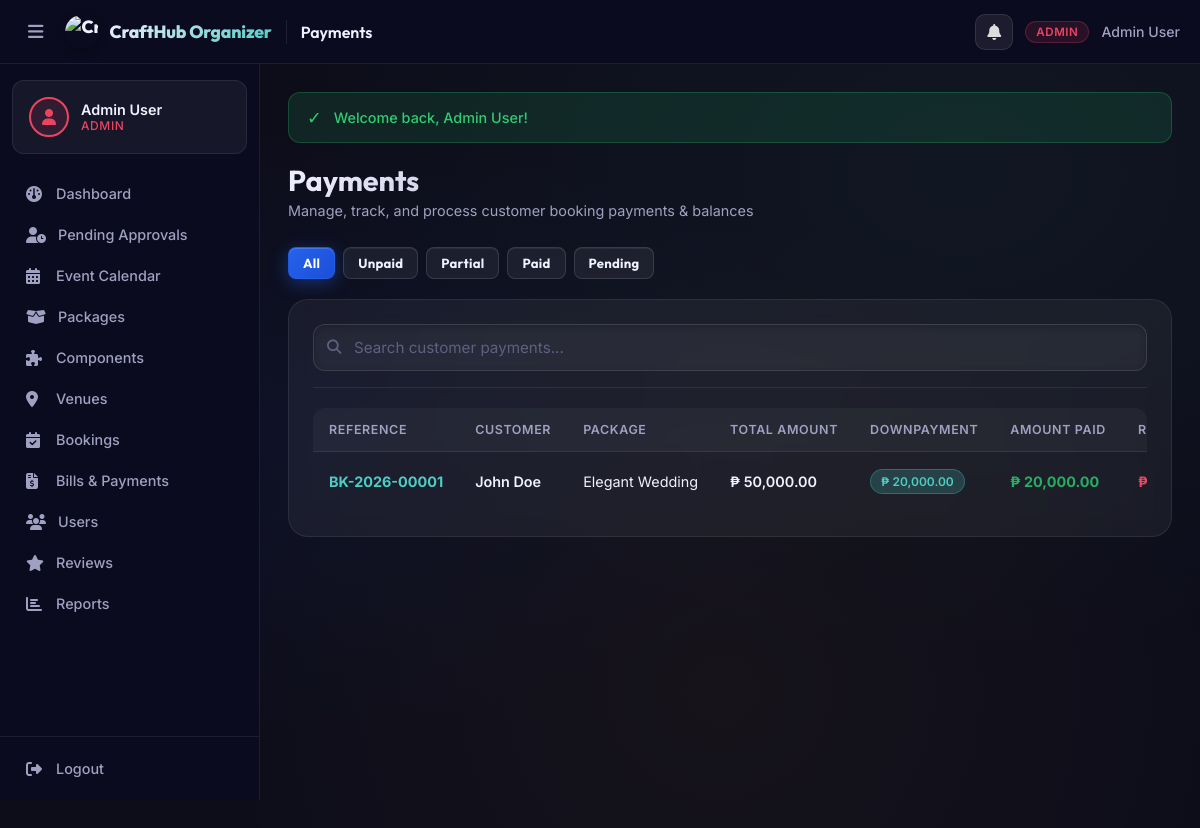
The page /staff/payments.php?filter=all (signed in) on the database its author committed.
### tables this page shows
CREATE TABLE IF NOT EXISTS bookings (
    booking_id INT AUTO_INCREMENT PRIMARY KEY,
    booking_reference VARCHAR(20) UNIQUE,
    customer_id INT NOT NULL,
    package_id INT NOT NULL,
    venue_id INT NULL,
    event_date DATE NOT NULL,
    payment_due_date DATE NULL,
    event_time TIME DEFAULT '09:00:00',
    event_type ENUM('Wedding','Birthday','Debut','Christening') NOT NULL DEFAULT 'Wedding',
    payment_plan ENUM('full','downpayment') NOT NULL DEFAULT 'full',
    guest_count SMALLINT UNSIGNED DEFAULT 1,                
    original_amount DECIMAL(10,2) NULL,
    discount_percent DECIMAL(5,2) NOT NULL DEFAULT 0.00,
    discount_amount DECIMAL(10,2) NOT NULL DEFAULT 0.00,
    downpayment_percent DECIMAL(5,2) NOT NULL DEFAULT 50.00,
    required_downpayment DECIMAL(10,2) NOT NULL DEFAULT 0.00,
    downpayment_amount DECIMAL(12,2) NOT NULL DEFAULT 0.00,
    total_amount DECIMAL(10,2) NOT NULL DEFAULT 0.00,
    amount_paid DECIMAL(10,2) NOT NULL DEFAULT 0.00,
    status ENUM('Pending','Confirmed','Paid','Completed','Cancelled') DEFAULT 'Pending',
    approved_at TIMESTAMP NULL DEFAULT NULL,
    approved_by INT NULL,
    notes TEXT,
    cancellation_reason TEXT NULL,
    created_at TIMESTAMP DEFAULT CURRENT_TIMESTAMP,
    FOREIGN KEY (customer_id) REFERENCES users(user_id) ON DELETE CASCADE,
    FOREIGN KEY (package_id) REFERENCES packages(package_id) ON DELETE CASCADE,
    FOREIGN KEY (venue_id) REFERENCES venues(venue_id) ON DELETE SET NULL,
    FOREIGN KEY (approved_by) REFERENCES users(user_id) ON DELETE SET NULL
);

CREATE TABLE IF NOT EXISTS users (
    user_id INT AUTO_INCREMENT PRIMARY KEY,
    first_name VARCHAR(20) NULL,
    middle_name VARCHAR(15) NULL,
    last_name VARCHAR(20) NULL,
    surname VARCHAR(20) NULL,
    name VARCHAR(65) NOT NULL,
    email VARCHAR(100) UNIQUE NOT NULL,
    password VARCHAR(255) NOT NULL,
    contact_no VARCHAR(11) NULL COMMENT '11-digit mobile number (09XXXXXXXXX)',
    gender VARCHAR(20) NULL,
    address TEXT,
    id_code VARCHAR(20) UNIQUE NULL,
    temp_password VARCHAR(255) NULL,
    login_email VARCHAR(191) NULL,
    business_name VARCHAR(100) NULL,
    event_type_interest VARCHAR(50) NULL,
    guest_count_est SMALLINT UNSIGNED NULL,
    profile_notes TEXT NULL,
    rejection_reason TEXT NULL,
    ip_address VARCHAR(45) NULL,                            
    role ENUM('customer','staff','cashier','admin') DEFAULT 'customer',
    security_question VARCHAR(255),
    security_answer_hash VARCHAR(255),
    status ENUM('active','inactive','pending_approval','rejected') DEFAULT 'active',
    created_at TIMESTAMP DEFAULT CURRENT_TIMESTAMP
);

CREATE TABLE IF NOT EXISTS packages (
    package_id INT AUTO_INCREMENT PRIMARY KEY,
    package_name VARCHAR(80) NOT NULL,
    event_type ENUM('Wedding','Birthday','Debut','Christening') NOT NULL,
    base_price DECIMAL(10,2) NOT NULL,
    full_payment_discount_percent DECIMAL(5,2) NOT NULL DEFAULT 10.00,
    downpayment_discount_percent DECIMAL(5,2) NOT NULL DEFAULT 5.00,
    downpayment_percent DECIMAL(5,2) NOT NULL DEFAULT 50.00,
    max_slots TINYINT UNSIGNED NOT NULL DEFAULT 5,          
    description TEXT,
    image_url VARCHAR(500) NULL,
    status ENUM('active','inactive') DEFAULT 'active'
);

### staff/payments.php (the view, shortened to what this page needs)
<?php
require_once __DIR__ . '/../includes/header.php';
$db     = getDB();
$filter = sanitize($_GET['filter'] ?? 'unpaid');
$allowed = ['all','unpaid','partial','paid','pending'];
$sql = "SELECT b.*, b.booking_id AS id, u.name AS customer_name, u.email AS customer_email, u.contact_no AS customer_phone,
               p.package_name AS package_name, v.venue_name AS venue_name,
               (SELECT COALESCE(SUM(amount_paid),0) FROM payments WHERE booking_id = b.booking_id) AS calc_paid,
               (SELECT COALESCE(SUM(amount_paid),0) FROM payments WHERE booking_id = b.booking_id AND payment_type = 'downpayment') AS downpayment_paid,
               (SELECT MAX(payment_id) FROM payments WHERE booking_id = b.booking_id) AS latest_payment_id
        FROM bookings b
        JOIN users u ON b.customer_id = u.user_id
        JOIN packages p ON b.package_id = p.package_id
        LEFT JOIN venues v ON b.venue_id = v.venue_id
        WHERE b.status != 'Cancelled'";
$params = [];
$sql .= " ORDER BY b.created_at DESC";
$stmt = $db->prepare($sql);
$stmt->execute($params);
$bookings = $stmt->fetchAll();
?>
<?php require_once __DIR__ . '/../includes/navbar.php'; ?>
<div class="page-header">
    <div>
        <h1>Payments</h1>
        <p>Manage, track, and process customer booking payments &amp; balances</p>
    </div>
</div>
<div style="display:flex;gap:8px;margin-bottom:20px;flex-wrap:wrap;">
    <?php foreach ($allowed as $f): ?>
        <a href="?filter=<?= $f ?>" class="btn btn-sm <?= $filter === $f ? 'btn-primary' : 'btn-secondary' ?>">
            <?= ucfirst($f) ?>
        </a>
    <?php endforeach; ?>
</div>
<div class="card">
    <div class="card-header">
        <div class="search-bar" style="margin:0;flex:1;">
            <div class="search-input-wrapper">
                <i class="fa-solid fa-search"></i>
                <input type="text" class="form-control" placeholder="Search customer payments..." data-search-table="paymentsTable">
            </div>
        </div>
    </div>
    <?php if (empty($bookings)): ?>
        <div class="empty-state">
            <i class="fa-solid fa-money-bill-wave"></i>
            <h3>No Bookings Found</h3>
            <p>No bookings match the selected filter.</p>
        </div>
    <?php else: ?>
        <div class="table-wrapper">
            <table class="table" id="paymentsTable">
                <thead>
                    <tr>
                        <th>Reference</th>
                        <th>Customer</th>
                        <th>Package</th>
                        <th>Total Amount</th>
                        <th>Downpayment</th>
                        <th>Amount Paid</th>
                        <th>Remaining Balance</th>
                    </tr>
                </thead>
                <tbody>
                    <?php foreach ($bookings as $b):
                        $totAmt      = (float)($b['total_amount'] ?? 0);
                        $amtPaid     = (float)($b['calc_paid'] > 0 ? $b['calc_paid'] : ($b['amount_paid'] ?? 0));
                        $downpayment = (float)($b['downpayment_paid'] ?? 0);
                        $balance     = max(0.0, $totAmt - $amtPaid);
                    ?>
                    <tr>
                        <td><strong style="color:var(--accent-teal);"><?= htmlspecialchars(getBookingRef($b)) ?></strong></td>
                        <td>
                            <div style="font-weight:600;"><?= htmlspecialchars($b['customer_name']) ?></div>
                        </td>
                        <td><?= htmlspecialchars($b['package_name']) ?></td>
                        <td style="font-weight:600;"><?= formatCurrency($totAmt) ?></td>
                        <td>
                            <?php if ($downpayment > 0): ?>
                                <span class="badge badge-info"><?= formatCurrency($downpayment) ?></span>
                            <?php else: ?>
                                <span style="color:var(--text-muted);font-size:0.82rem;">None</span>
                            <?php endif; ?>
                        </td>
                        <td style="color:#27ae60;font-weight:700;"><?= formatCurrency($amtPaid) ?></td>
                        <td>
                            <?php if ($balance > 0): ?>
                                <strong style="color:var(--accent-red);"><?= formatCurrency($balance) ?></strong>
                            <?php else: ?>
                                <span class="badge badge-success"><i class="fa-solid fa-check"></i> Paid Off</span>
                            <?php endif; ?>
                        </td>
                    </tr>
                    <?php endforeach; ?>
                </tbody>
            </table>
        </div>
    <?php endif; ?>
</div>
<?php require_once __DIR__ . '/../includes/footer.php'; ?>

### rows shown on the page
bookings: booking_reference "BK-2026-00001", customer.name "John Doe", package.package_name "Elegant Wedding", total_amount "₱ 50,000.00", downpayment "₱ 20,000.00", amtPaid "₱ 20,000.00", balance "₱…"

### other values the page prints
$_SESSION['user_name'] "Admin User"
$roleLabel "ADMIN"
$link['label'] "Dashboard"
$link['label'] "Pending Approvals"
$link['label'] "Event Calendar"
$link['label'] "Packages"
$link['label'] "Components"
$link['label'] "Venues"
$link['label'] "Bookings"
$link['label'] "Bills & Payments"
$link['label'] "Users"
$link['label'] "Reviews"
$link['label'] "Reports"
APP_NAME "CraftHub Organizer"
explode(' | ', $pageTitle)[0] "Payments"
